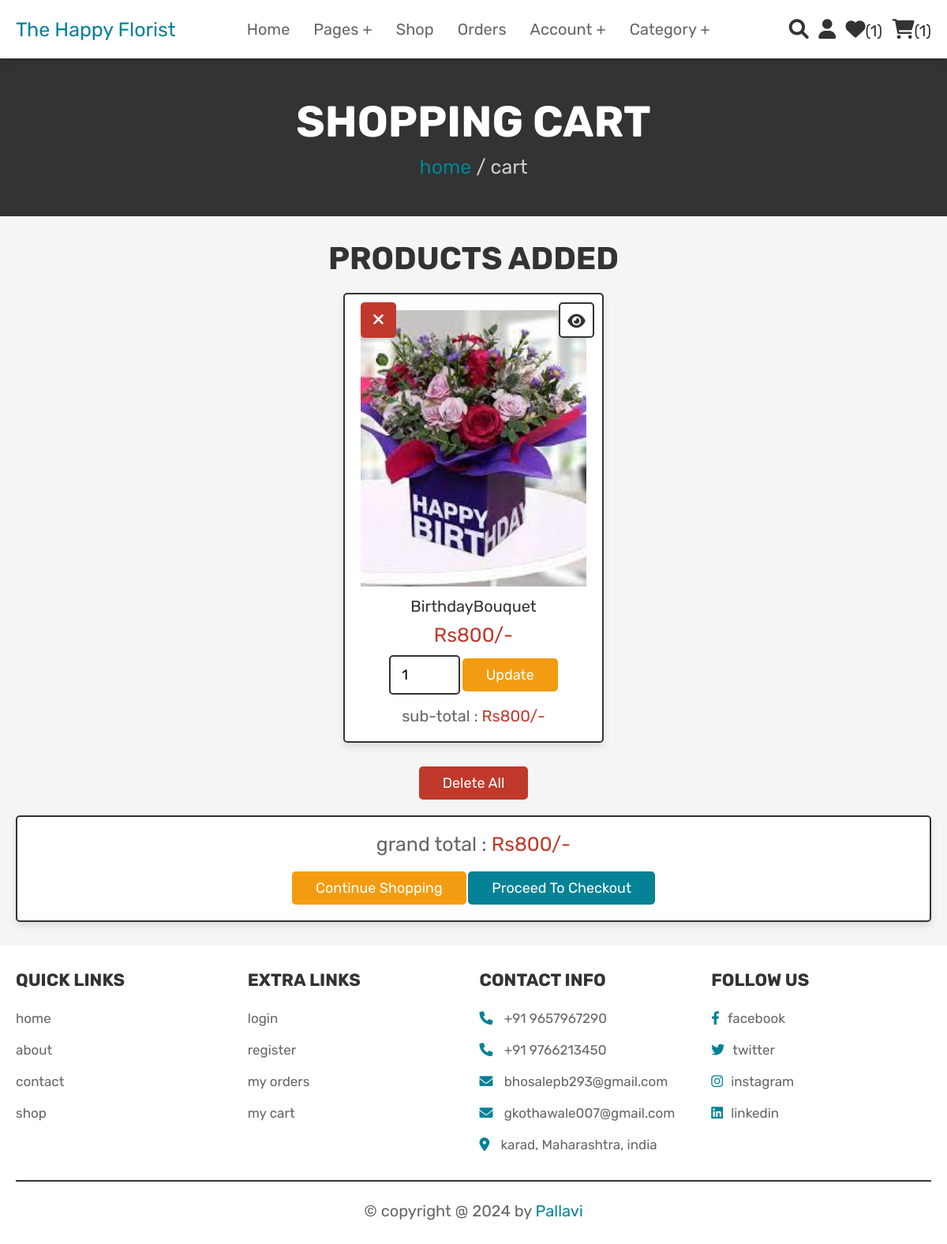
The app's page /cart.php (signed in) with its own data.
### tables this page shows
CREATE TABLE `cart` (
  `id` int(100) NOT NULL,
  `user_id` int(100) NOT NULL,
  `pid` int(100) NOT NULL,
  `name` varchar(100) NOT NULL,
  `price` int(100) NOT NULL,
  `quantity` int(100) NOT NULL,
  `image` varchar(100) NOT NULL
);

### cart.php (the view, shortened to what this page needs)
<?php
@include 'config.php';
$user_id = $_SESSION['user_id'];
?>
<!DOCTYPE html>
<html lang="en">
<head>
   <link rel="stylesheet" href="https://cdnjs.cloudflare.com/ajax/libs/font-awesome/6.0.0/css/all.min.css">
   <link rel="stylesheet" href="css/style.css">
</head>
<body>
<?php @include 'header.php'; ?>
<section class="heading">
    <h3>shopping cart</h3>
    <p> <a href="home.php">home</a> / cart </p>
</section>
<section class="shopping-cart">
    <h1 class="title">products added</h1>
    <div class="box-container">
    <?php
        $grand_total = 0;
        $select_cart = mysqli_query($conn, "SELECT * FROM `cart` WHERE user_id = '$user_id'") or die('query failed');
        if(mysqli_num_rows($select_cart) > 0){
            while($fetch_cart = mysqli_fetch_assoc($select_cart)){
    ?>
    <div  class="box">
        <a href="cart.php?delete=<?php echo $fetch_cart['id']; ?>" class="fas fa-times" onclick="return confirm('delete this from cart?');"></a>
        <a href="view_page.php?pid=<?php echo $fetch_cart['pid']; ?>" class="fas fa-eye"></a>
        <img src="uploaded_img/<?php echo $fetch_cart['image']; ?>" alt="" class="image">
        <div class="name"><?php echo $fetch_cart['name']; ?></div>
        <div class="price">Rs<?php echo $fetch_cart['price']; ?>/-</div>
        <form action="" method="post">
            <input type="number" min="1" value="<?php echo $fetch_cart['quantity']; ?>" name="cart_quantity" class="qty">
            <input type="submit" value="update" class="option-btn" name="update_quantity">
        </form>
        <div class="sub-total"> sub-total : <span>Rs<?php echo $sub_total = ($fetch_cart['price'] * $fetch_cart['quantity']); ?>/-</span> </div>
    </div>
    <?php
    $grand_total += $sub_total;
        }
    }else{
        echo '<p class="empty">your cart is empty</p>';
    }
    ?>
    </div>
    <div class="more-btn">
        <a href="cart.php?delete_all" class="delete-btn <?php echo ($grand_total > 1)?'':'disabled' ?>" onclick="return confirm('delete all from cart?');">delete all</a>
    </div>
    <div class="cart-total">
        <p>grand total : <span>Rs<?php echo $grand_total; ?>/-</span></p>
        <a href="shop.php" class="option-btn">continue shopping</a>
        <a href="checkout.php" class="btn  <?php echo ($grand_total > 1)?'':'disabled' ?>">proceed to checkout</a>
    </div>
</section>
<?php @include 'footer.php'; ?>
</body>
</html>

### style.css (style rules this page uses)
:root { --pink:#058296; --red:#c0392b; --orange:#f39c12; --black:#333; --white:#fff; --light-color:#666; --light-white:#ccc; --light-bg:#f5f5f5; --border:.2rem solid var(--black); --box-shadow:0 .5rem 1rem rgba(0,0,0,.1); }
* { font-family: 'Rubik', sans-serif; margin:0; padding:0; box-sizing: border-box; outline: none; border:none; text-decoration: none; transition:all .2s linear; }
html { font-size: 62.5%; overflow-x: hidden; scroll-behavior: smooth; scroll-padding-top: 6.5rem; }
body { background: var(--light-bg); }
section { padding:3rem 2rem; }
.btn, .delete-btn, .option-btn { display: inline-block; border-radius: .5rem; margin-top: 1rem; font-size: 1.8rem; color:var(--white); cursor: pointer; padding:1rem 3rem; text-transform: capitalize; }
.btn { background-color: var(--pink); }
.delete-btn { background-color: var(--red); }
.option-btn { background-color: var(--orange); }
.more-btn { margin-top: 2rem; text-align: center; }
.heading { display: flex; flex-flow: column; align-items: center; justify-content: center; gap:1rem; background-color: var(--black); text-align: center; min-height: 25vh; }
.heading h3 { font-size: 5.5rem; color:var(--white); text-transform: uppercase; }
.heading p { font-size: 2.5rem; color:var(--light-white); }
.heading p a { color:var(--pink); }
.title { text-align: center; margin-bottom: 2rem; color:var(--black); text-transform: uppercase; font-size: 4rem; }
.shopping-cart .box-container { max-width: 1200px; margin:0 auto; display: grid; grid-template-columns: repeat(auto-fit, 33rem); gap:1.5rem; align-items: flex-start; justify-content: center; }
.shopping-cart .box-container .box { padding:2rem; text-align: center; background-color: var(--white); border:var(--border); box-shadow: var(--box-shadow); border-radius: .5rem; position: relative; }
.shopping-cart .box-container .box .image { height: 35rem; width: 100%; object-fit: cover; }
.shopping-cart .box-container .box .fa-eye, .shopping-cart .box-container .box .fa-times { position: absolute; top:1rem; height: 4.5rem; width: 4.5rem; line-height: 4.3rem; font-size: 2rem; border-radius: .5rem; }
.shopping-cart .box-container .box .fa-eye { right:1rem; border:var(--border); background-color: var(--white); color:var(--black); }
.shopping-cart .box-container .box .fa-times { background-color: var(--red); color:var(--white); }
.shopping-cart .box-container .box .name { font-size: 2rem; color:var(--black); margin:1rem 0; }
.shopping-cart .box-container .box .price { font-size: 2.5rem; color:var(--red); margin:.5rem 0; }
.shopping-cart .box-container .box .qty { width: 9rem; padding:1.2rem 1.4rem; border-radius: .5rem; border:var(--border); font-size: 1.8rem; }
.shopping-cart .box-container .box .sub-total { margin-top: 1.5rem; font-size: 2rem; color:var(--light-color); }
.shopping-cart .box-container .box .sub-total span { color:var(--red); }
.shopping-cart .cart-total { max-width: 1200px; margin:0 auto; padding:2rem; text-align: center; background-color: var(--white); border:var(--border); box-shadow: var(--box-shadow); border-radius: .5rem; margin-top: 2rem; }
.shopping-cart .cart-total p { font-size: 2.5rem; color:var(--light-color); margin-bottom: 1rem; }
.shopping-cart .cart-total p span { color:var(--red); }

### records on screen
cart: image (picture), name "BirthdayBouquet", price "800", cart_quantity "1"

### other values on screen
$wishlist_num_rows "1"
$cart_num_rows "1"
$grand_total "800"
